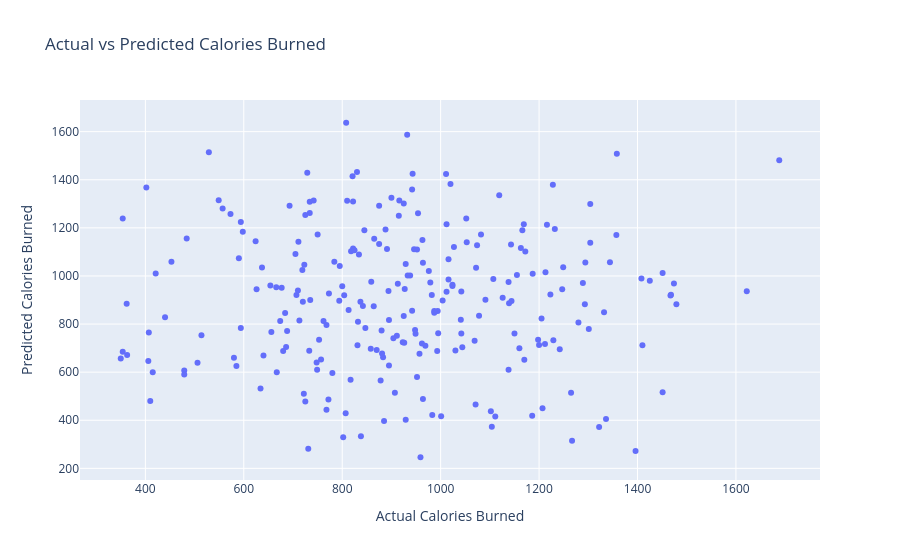

This figure's notebook cell:
### Code cell
fig1 = px.scatter(
    michael_test,
    x="Calories_Burned",
    y="predicted",
    title="Actual vs Predicted Calories Burned",
    labels={
        "Calories_Burned": "Actual Calories Burned",
        "predicted": "Predicted Calories Burned"
    }
)

fig1.show()

### Figure 1 — Plotly figure (JSON) as saved in the notebook; plotly's stock layout.template omitted (floating-point values rounded to 4 significant figures; data arrays with more than 128 entries replaced by an {"elided": "..."} marker saying what was removed)
{"data": [{"hovertemplate": "Actual Calories Burned=%{x}<br>Predicted Calories Burned=%{y}<extra></extra>", "legendgroup": "", "marker": {"color": "#636efa", "symbol": "circle"}, "mode": "markers", "name": "", "orientation": "v", "showlegend": false, "type": "scatter", "x": {"elided": "244 float values"}, "xaxis": "x", "y": {"elided": "244 float values"}, "yaxis": "y"}], "layout": {"legend": {"tracegroupgap": 0}, "title": {"text": "Actual vs Predicted Calories Burned"}, "xaxis": {"anchor": "y", "domain": [0, 1], "title": {"text": "Actual Calories Burned"}}, "yaxis": {"anchor": "x", "domain": [0, 1], "title": {"text": "Predicted Calories Burned"}}}}
